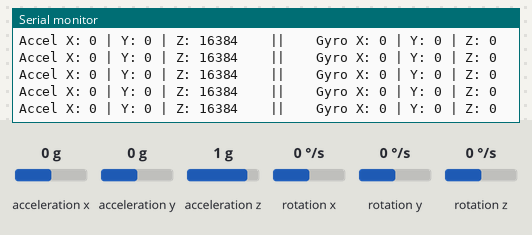
A sketch run on a simulated ESP32. Shown: the last lines printed to the serial monitor. Wiring (inferred from the names in the program): MPU-6050 motion sensor at I2C address 0x68. The test bench sets the inputs (shaded band); at power-on: rotation x 0 °/s, acceleration x 0 g, acceleration y 0 g, acceleration z 1 g, rotation y 0 °/s, rotation z 0 °/s.

Above: at 3.7 s.
3.8 s: rotation x set to 6 °/s
At 4.21 s:
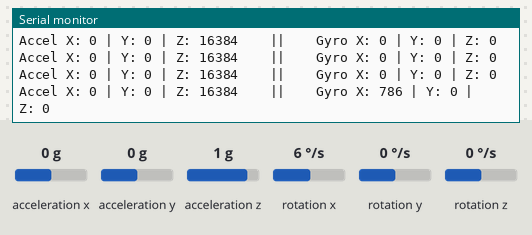
5.3 s: rotation x set to 9 °/s
At 5.47 s:
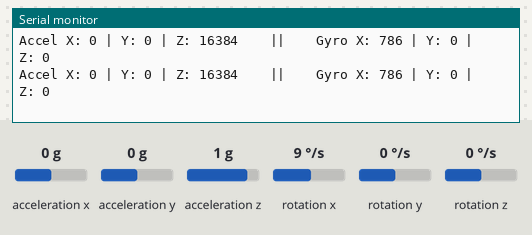
Timing chart, 0 to 8.3 s (numbered marks = the images above; inputs shaded):
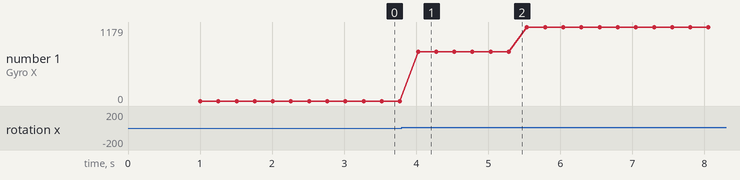

The sketch:

imu_test.ino
```cpp
#include <Wire.h>

// I2C Address of the MPU6050
const int MPU_ADDR = 0x68;

// The ESP32 pins we decided on earlier
const int SDA_PIN = 23;
const int SCL_PIN = 22;

// Variables to hold the raw data
int16_t AcX, AcY, AcZ, Tmp, GyX, GyY, GyZ;

void setup() {
  Serial.begin(115200);

  // Start the I2C communication on our specific pins
  Wire.begin(SDA_PIN, SCL_PIN);

  // Wake up the MPU6050 (it starts in sleep mode)
  Wire.beginTransmission(MPU_ADDR);
  Wire.write(0x6B);  // PWR_MGMT_1 register
  Wire.write(0);     // Write 0 to wake it up
  Wire.endTransmission(true);

  Serial.println("MPU6050 Connection Successful! Reading Data...");
  delay(1000);
}

void loop() {
  // Tell the MPU6050 we want to start reading from register 0x3B (Accelerometer X)
  Wire.beginTransmission(MPU_ADDR);
  Wire.write(0x3B);
  Wire.endTransmission(false);

  // Request 14 bytes of data (Accel, Temp, and Gyro)
  Wire.requestFrom(MPU_ADDR, 14, true);

  // Read and combine the bytes into 16-bit integers
  AcX = Wire.read()<<8 | Wire.read();
  AcY = Wire.read()<<8 | Wire.read();
  AcZ = Wire.read()<<8 | Wire.read();
  Tmp = Wire.read()<<8 | Wire.read();
  GyX = Wire.read()<<8 | Wire.read();
  GyY = Wire.read()<<8 | Wire.read();
  GyZ = Wire.read()<<8 | Wire.read();

  // Print the raw values to the Serial Monitor
  Serial.print("Accel X: "); Serial.print(AcX);
  Serial.print(" | Y: "); Serial.print(AcY);
  Serial.print(" | Z: "); Serial.print(AcZ);

  Serial.print("    ||    Gyro X: "); Serial.print(GyX);
  Serial.print(" | Y: "); Serial.print(GyY);
  Serial.print(" | Z: "); Serial.println(GyZ);

  // Delay so the Serial Monitor isn't scrolling too fast to read
  delay(250);
}
```

Measured:
- after the input at 3.8 s, the serial monitor: prints a new line after 0.23 s (image 1)
- plotted number 1: 0 → 786 after the input at 3.8 s, 786 → 1179 after the input at 5.3 s
